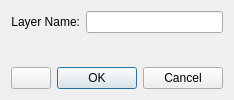
<?xml version="1.0" encoding="UTF-8"?>
<ui version="4.0">
 <class>WdgFilterNodeCreation</class>
 <widget class="QWidget" name="WdgFilterNodeCreation">
  <layout class="QVBoxLayout" name="verticalLayout" stretch="0,1,0">
   <item>
    <widget class="QWidget" name="widget">
     <layout class="QHBoxLayout" name="horizontalLayout">
      <property name="leftMargin">
       <number>0</number>
      </property>
      <property name="topMargin">
       <number>0</number>
      </property>
      <property name="rightMargin">
       <number>0</number>
      </property>
      <property name="bottomMargin">
       <number>0</number>
      </property>
      <item>
       <widget class="QLabel" name="label">
        <property name="text">
         <string>Layer Name:</string>
        </property>
        <property name="alignment">
         <set>Qt::AlignRight|Qt::AlignTrailing|Qt::AlignVCenter</set>
        </property>
        <property name="buddy">
         <cstring>layerName</cstring>
        </property>
       </widget>
      </item>
      <item>
       <widget class="QLineEdit" name="layerName"/>
      </item>
     </layout>
    </widget>
   </item>
   <item>
    <widget class="KisFilterSelectorWidget" name="filterSelector"/>
   </item>
   <item>
    <layout class="QHBoxLayout" name="horizontalLayout_3">
     <item>
      <widget class="QPushButton" name="filterGalleryToggle">
       <property name="text">
        <string/>
       </property>
       <property name="checkable">
        <bool>true</bool>
       </property>
      </widget>
     </item>
     <item>
      <widget class="QDialogButtonBox" name="buttonBox">
       <property name="standardButtons">
        <set>QDialogButtonBox::Cancel|QDialogButtonBox::Ok</set>
       </property>
      </widget>
     </item>
    </layout>
   </item>
  </layout>
 </widget>
 <customwidgets>
  <customwidget>
   <class>KisFilterSelectorWidget</class>
   <extends>QWidget</extends>
   <header>widgets/kis_filter_selector_widget.h</header>
   <container>1</container>
  </customwidget>
 </customwidgets>
 <resources/>
 <connections/>
</ui>
